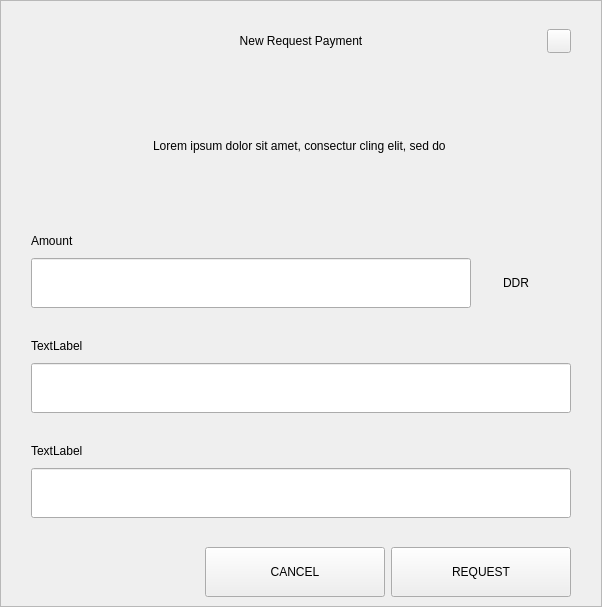
<?xml version="1.0" encoding="UTF-8"?>
<ui version="4.0">
 <class>RequestDialog</class>
 <widget class="QDialog" name="RequestDialog">
  <property name="geometry">
   <rect>
    <x>0</x>
    <y>0</y>
    <width>602</width>
    <height>607</height>
   </rect>
  </property>
  <property name="windowTitle">
   <string>Dialog</string>
  </property>
  <layout class="QVBoxLayout" name="verticalLayout_5">
   <property name="spacing">
    <number>0</number>
   </property>
   <property name="leftMargin">
    <number>0</number>
   </property>
   <property name="topMargin">
    <number>0</number>
   </property>
   <property name="rightMargin">
    <number>0</number>
   </property>
   <property name="bottomMargin">
    <number>0</number>
   </property>
   <item>
    <widget class="QFrame" name="frame">
     <property name="styleSheet">
      <string notr="true"/>
     </property>
     <property name="frameShape">
      <enum>QFrame::StyledPanel</enum>
     </property>
     <property name="frameShadow">
      <enum>QFrame::Raised</enum>
     </property>
     <layout class="QVBoxLayout" name="verticalLayout_4" stretch="1,0,0">
      <property name="spacing">
       <number>0</number>
      </property>
      <property name="leftMargin">
       <number>30</number>
      </property>
      <property name="topMargin">
       <number>20</number>
      </property>
      <property name="rightMargin">
       <number>30</number>
      </property>
      <property name="bottomMargin">
       <number>0</number>
      </property>
      <item>
       <layout class="QHBoxLayout" name="horizontalLayout_3">
        <property name="spacing">
         <number>0</number>
        </property>
        <item>
         <spacer name="horizontalSpacer_21">
          <property name="orientation">
           <enum>Qt::Horizontal</enum>
          </property>
          <property name="sizeHint" stdset="0">
           <size>
            <width>40</width>
            <height>20</height>
           </size>
          </property>
         </spacer>
        </item>
        <item>
         <widget class="QLabel" name="labelTitle">
          <property name="minimumSize">
           <size>
            <width>0</width>
            <height>40</height>
           </size>
          </property>
          <property name="maximumSize">
           <size>
            <width>16777215</width>
            <height>40</height>
           </size>
          </property>
          <property name="styleSheet">
           <string notr="true">padding-left:24px;</string>
          </property>
          <property name="text">
           <string>New Request Payment</string>
          </property>
          <property name="alignment">
           <set>Qt::AlignCenter</set>
          </property>
          <property name="margin">
           <number>7</number>
          </property>
         </widget>
        </item>
        <item>
         <spacer name="horizontalSpacer">
          <property name="orientation">
           <enum>Qt::Horizontal</enum>
          </property>
          <property name="sizeHint" stdset="0">
           <size>
            <width>40</width>
            <height>20</height>
           </size>
          </property>
         </spacer>
        </item>
        <item>
         <widget class="QPushButton" name="btnEsc">
          <property name="minimumSize">
           <size>
            <width>24</width>
            <height>24</height>
           </size>
          </property>
          <property name="maximumSize">
           <size>
            <width>24</width>
            <height>24</height>
           </size>
          </property>
          <property name="focusPolicy">
           <enum>Qt::NoFocus</enum>
          </property>
          <property name="text">
           <string/>
          </property>
         </widget>
        </item>
       </layout>
      </item>
      <item>
       <widget class="QStackedWidget" name="stack">
        <property name="minimumSize">
         <size>
          <width>540</width>
          <height>0</height>
         </size>
        </property>
        <property name="maximumSize">
         <size>
          <width>540</width>
          <height>16777215</height>
         </size>
        </property>
        <property name="currentIndex">
         <number>0</number>
        </property>
        <widget class="QWidget" name="page_1">
         <property name="minimumSize">
          <size>
           <width>540</width>
           <height>0</height>
          </size>
         </property>
         <property name="maximumSize">
          <size>
           <width>540</width>
           <height>16777215</height>
          </size>
         </property>
         <layout class="QVBoxLayout" name="layout1">
          <property name="spacing">
           <number>0</number>
          </property>
          <property name="leftMargin">
           <number>0</number>
          </property>
          <property name="topMargin">
           <number>0</number>
          </property>
          <property name="rightMargin">
           <number>0</number>
          </property>
          <property name="bottomMargin">
           <number>0</number>
          </property>
          <item>
           <spacer name="verticalSpacer_21">
            <property name="orientation">
             <enum>Qt::Vertical</enum>
            </property>
            <property name="sizeType">
             <enum>QSizePolicy::Fixed</enum>
            </property>
            <property name="sizeHint" stdset="0">
             <size>
              <width>20</width>
              <height>30</height>
             </size>
            </property>
           </spacer>
          </item>
          <item alignment="Qt::AlignHCenter">
           <widget class="QLabel" name="labelMessage">
            <property name="minimumSize">
             <size>
              <width>400</width>
              <height>50</height>
             </size>
            </property>
            <property name="text">
             <string>Lorem ipsum dolor sit amet, consectur cling elit, sed do </string>
            </property>
            <property name="alignment">
             <set>Qt::AlignCenter</set>
            </property>
            <property name="wordWrap">
             <bool>true</bool>
            </property>
           </widget>
          </item>
          <item alignment="Qt::AlignBottom">
           <widget class="QWidget" name="containerAmount" native="true">
            <layout class="QVBoxLayout" name="verticalLayout">
             <property name="spacing">
              <number>9</number>
             </property>
             <property name="leftMargin">
              <number>0</number>
             </property>
             <property name="topMargin">
              <number>0</number>
             </property>
             <property name="rightMargin">
              <number>0</number>
             </property>
             <property name="bottomMargin">
              <number>0</number>
             </property>
             <item>
              <widget class="QLabel" name="labelSubtitleAmount">
               <property name="minimumSize">
                <size>
                 <width>350</width>
                 <height>16</height>
                </size>
               </property>
               <property name="maximumSize">
                <size>
                 <width>16777215</width>
                 <height>16</height>
                </size>
               </property>
               <property name="text">
                <string>Amount</string>
               </property>
              </widget>
             </item>
             <item alignment="Qt::AlignTop">
              <widget class="QWidget" name="layoutAmount" native="true">
               <layout class="QHBoxLayout" name="horizontalLayout" stretch="2,0">
                <property name="spacing">
                 <number>0</number>
                </property>
                <property name="leftMargin">
                 <number>0</number>
                </property>
                <property name="topMargin">
                 <number>0</number>
                </property>
                <property name="rightMargin">
                 <number>0</number>
                </property>
                <property name="bottomMargin">
                 <number>0</number>
                </property>
                <item>
                 <widget class="QLineEdit" name="lineEditAmount">
                  <property name="minimumSize">
                   <size>
                    <width>0</width>
                    <height>50</height>
                   </size>
                  </property>
                  <property name="maximumSize">
                   <size>
                    <width>16777215</width>
                    <height>50</height>
                   </size>
                  </property>
                 </widget>
                </item>
                <item>
                 <widget class="QWidget" name="comboContainer" native="true">
                  <property name="minimumSize">
                   <size>
                    <width>100</width>
                    <height>50</height>
                   </size>
                  </property>
                  <property name="maximumSize">
                   <size>
                    <width>16777215</width>
                    <height>50</height>
                   </size>
                  </property>
                  <layout class="QHBoxLayout" name="horizontalLayout_31">
                   <property name="spacing">
                    <number>0</number>
                   </property>
                   <property name="leftMargin">
                    <number>0</number>
                   </property>
                   <property name="topMargin">
                    <number>0</number>
                   </property>
                   <property name="rightMargin">
                    <number>10</number>
                   </property>
                   <property name="bottomMargin">
                    <number>0</number>
                   </property>
                   <item>
                    <widget class="QLabel" name="comboBoxCoin">
                     <property name="text">
                      <string>DDR</string>
                     </property>
                     <property name="alignment">
                      <set>Qt::AlignCenter</set>
                     </property>
                    </widget>
                   </item>
                  </layout>
                 </widget>
                </item>
               </layout>
              </widget>
             </item>
            </layout>
           </widget>
          </item>
          <item>
           <spacer name="verticalSpacer_31">
            <property name="orientation">
             <enum>Qt::Vertical</enum>
            </property>
            <property name="sizeType">
             <enum>QSizePolicy::Fixed</enum>
            </property>
            <property name="sizeHint" stdset="0">
             <size>
              <width>20</width>
              <height>30</height>
             </size>
            </property>
           </spacer>
          </item>
          <item>
           <layout class="QVBoxLayout" name="verticalLayoutLabel">
            <property name="spacing">
             <number>9</number>
            </property>
            <item>
             <widget class="QLabel" name="labelSubtitleLabel">
              <property name="minimumSize">
               <size>
                <width>0</width>
                <height>16</height>
               </size>
              </property>
              <property name="maximumSize">
               <size>
                <width>16777215</width>
                <height>16</height>
               </size>
              </property>
              <property name="text">
               <string>TextLabel</string>
              </property>
             </widget>
            </item>
            <item>
             <widget class="QLineEdit" name="lineEditLabel">
              <property name="minimumSize">
               <size>
                <width>0</width>
                <height>50</height>
               </size>
              </property>
              <property name="maximumSize">
               <size>
                <width>16777215</width>
                <height>50</height>
               </size>
              </property>
             </widget>
            </item>
           </layout>
          </item>
          <item>
           <spacer name="verticalSpacer_34">
            <property name="orientation">
             <enum>Qt::Vertical</enum>
            </property>
            <property name="sizeType">
             <enum>QSizePolicy::Fixed</enum>
            </property>
            <property name="sizeHint" stdset="0">
             <size>
              <width>20</width>
              <height>30</height>
             </size>
            </property>
           </spacer>
          </item>
          <item>
           <layout class="QVBoxLayout" name="verticalLayoutDescription">
            <property name="spacing">
             <number>9</number>
            </property>
            <item>
             <widget class="QLabel" name="labelSubtitleDescription">
              <property name="minimumSize">
               <size>
                <width>0</width>
                <height>16</height>
               </size>
              </property>
              <property name="maximumSize">
               <size>
                <width>16777215</width>
                <height>16</height>
               </size>
              </property>
              <property name="text">
               <string>TextLabel</string>
              </property>
             </widget>
            </item>
            <item>
             <widget class="QLineEdit" name="lineEditDescription">
              <property name="minimumSize">
               <size>
                <width>0</width>
                <height>50</height>
               </size>
              </property>
              <property name="maximumSize">
               <size>
                <width>16777215</width>
                <height>50</height>
               </size>
              </property>
             </widget>
            </item>
            <item>
             <spacer name="verticalSpacer_4">
              <property name="orientation">
               <enum>Qt::Vertical</enum>
              </property>
              <property name="sizeType">
               <enum>QSizePolicy::Fixed</enum>
              </property>
              <property name="sizeHint" stdset="0">
               <size>
                <width>20</width>
                <height>20</height>
               </size>
              </property>
             </spacer>
            </item>
           </layout>
          </item>
         </layout>
        </widget>
        <widget class="QWidget" name="page_2">
         <layout class="QVBoxLayout" name="layout2">
          <item>
           <spacer name="verticalSpacer_5">
            <property name="orientation">
             <enum>Qt::Vertical</enum>
            </property>
            <property name="sizeType">
             <enum>QSizePolicy::Fixed</enum>
            </property>
            <property name="sizeHint" stdset="0">
             <size>
              <width>20</width>
              <height>50</height>
             </size>
            </property>
           </spacer>
          </item>
          <item alignment="Qt::AlignHCenter">
           <widget class="QLabel" name="labelQrImg">
            <property name="minimumSize">
             <size>
              <width>260</width>
              <height>260</height>
             </size>
            </property>
            <property name="maximumSize">
             <size>
              <width>260</width>
              <height>260</height>
             </size>
            </property>
            <property name="text">
             <string/>
            </property>
            <property name="alignment">
             <set>Qt::AlignCenter</set>
            </property>
           </widget>
          </item>
          <item>
           <spacer name="verticalSpacer_2">
            <property name="orientation">
             <enum>Qt::Vertical</enum>
            </property>
            <property name="sizeType">
             <enum>QSizePolicy::Fixed</enum>
            </property>
            <property name="sizeHint" stdset="0">
             <size>
              <width>20</width>
              <height>30</height>
             </size>
            </property>
           </spacer>
          </item>
          <item alignment="Qt::AlignHCenter">
           <widget class="QLabel" name="labelAddress">
            <property name="text">
             <string>D7VFR83SQbiezrW72hjcWJtcfip5krte2Z </string>
            </property>
           </widget>
          </item>
          <item>
           <spacer name="verticalSpacer_32">
            <property name="orientation">
             <enum>Qt::Vertical</enum>
            </property>
            <property name="sizeType">
             <enum>QSizePolicy::Expanding</enum>
            </property>
            <property name="sizeHint" stdset="0">
             <size>
              <width>20</width>
              <height>20</height>
             </size>
            </property>
           </spacer>
          </item>
          <item>
           <layout class="QHBoxLayout" name="horizontal">
            <property name="leftMargin">
             <number>20</number>
            </property>
            <property name="rightMargin">
             <number>20</number>
            </property>
            <property name="bottomMargin">
             <number>20</number>
            </property>
            <item>
             <spacer name="horizontalSpacer_4">
              <property name="orientation">
               <enum>Qt::Horizontal</enum>
              </property>
              <property name="sizeHint" stdset="0">
               <size>
                <width>40</width>
                <height>20</height>
               </size>
              </property>
             </spacer>
            </item>
            <item>
             <widget class="QPushButton" name="btnCopyAddress">
              <property name="minimumSize">
               <size>
                <width>180</width>
                <height>50</height>
               </size>
              </property>
              <property name="text">
               <string>COPY ADDRESS</string>
              </property>
             </widget>
            </item>
            <item>
             <widget class="QPushButton" name="btnCopyUrl">
              <property name="minimumSize">
               <size>
                <width>180</width>
                <height>50</height>
               </size>
              </property>
              <property name="text">
               <string>COPY URL</string>
              </property>
             </widget>
            </item>
            <item>
             <spacer name="horizontalSpacer_2">
              <property name="orientation">
               <enum>Qt::Horizontal</enum>
              </property>
              <property name="sizeHint" stdset="0">
               <size>
                <width>40</width>
                <height>20</height>
               </size>
              </property>
             </spacer>
            </item>
           </layout>
          </item>
         </layout>
        </widget>
       </widget>
      </item>
      <item>
       <widget class="QWidget" name="buttonsStack" native="true">
        <layout class="QHBoxLayout" name="horizontalLayout_5">
         <property name="leftMargin">
          <number>20</number>
         </property>
         <property name="rightMargin">
          <number>0</number>
         </property>
         <item>
          <spacer name="horizontalSpacer_41">
           <property name="orientation">
            <enum>Qt::Horizontal</enum>
           </property>
           <property name="sizeHint" stdset="0">
            <size>
             <width>40</width>
             <height>20</height>
            </size>
           </property>
          </spacer>
         </item>
         <item>
          <widget class="QPushButton" name="btnCancel">
           <property name="minimumSize">
            <size>
             <width>180</width>
             <height>50</height>
            </size>
           </property>
           <property name="focusPolicy">
            <enum>Qt::NoFocus</enum>
           </property>
           <property name="text">
            <string>CANCEL</string>
           </property>
          </widget>
         </item>
         <item>
          <widget class="QPushButton" name="btnSave">
           <property name="minimumSize">
            <size>
             <width>180</width>
             <height>50</height>
            </size>
           </property>
           <property name="focusPolicy">
            <enum>Qt::NoFocus</enum>
           </property>
           <property name="text">
            <string>REQUEST</string>
           </property>
          </widget>
         </item>
        </layout>
       </widget>
      </item>
     </layout>
    </widget>
   </item>
  </layout>
 </widget>
 <resources/>
 <connections/>
</ui>
